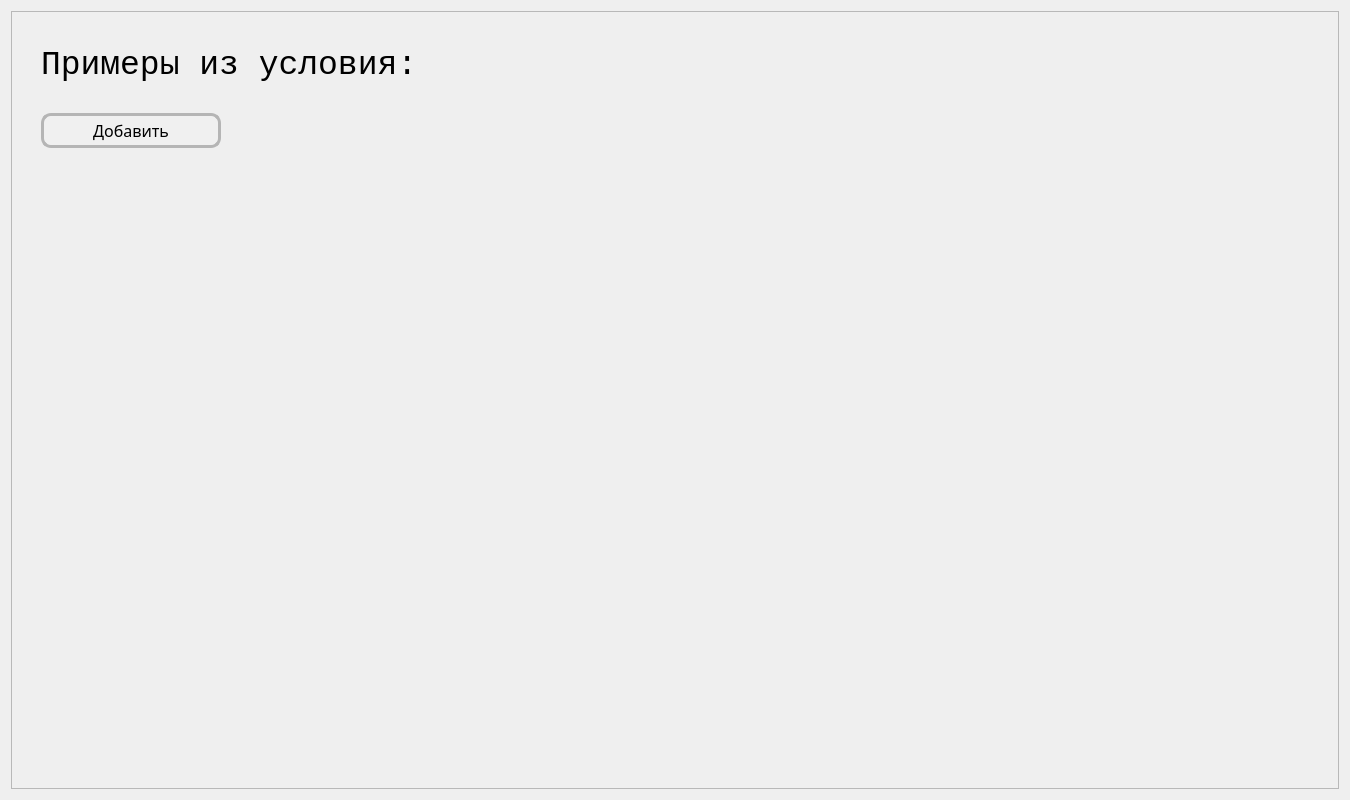
<?xml version="1.0" encoding="UTF-8"?>
<ui version="4.0">
 <class>list_of_test</class>
 <widget class="QWidget" name="list_of_test">
  <property name="geometry">
   <rect>
    <x>0</x>
    <y>0</y>
    <width>1350</width>
    <height>800</height>
   </rect>
  </property>
  <property name="minimumSize">
   <size>
    <width>1350</width>
    <height>800</height>
   </size>
  </property>
  <property name="maximumSize">
   <size>
    <width>1350</width>
    <height>800</height>
   </size>
  </property>
  <property name="windowTitle">
   <string>Form</string>
  </property>
  <layout class="QVBoxLayout" name="verticalLayout_3">
   <item>
    <widget class="QScrollArea" name="scrollArea">
     <property name="sizePolicy">
      <sizepolicy hsizetype="Minimum" vsizetype="Minimum">
       <horstretch>0</horstretch>
       <verstretch>0</verstretch>
      </sizepolicy>
     </property>
     <property name="minimumSize">
      <size>
       <width>0</width>
       <height>200</height>
      </size>
     </property>
     <property name="horizontalScrollBarPolicy">
      <enum>Qt::ScrollBarAlwaysOff</enum>
     </property>
     <property name="widgetResizable">
      <bool>true</bool>
     </property>
     <widget class="QWidget" name="scrollAreaWidgetContents">
      <property name="geometry">
       <rect>
        <x>0</x>
        <y>0</y>
        <width>1326</width>
        <height>776</height>
       </rect>
      </property>
      <layout class="QVBoxLayout" name="verticalLayout_2">
       <item>
        <layout class="QVBoxLayout" name="verticalLayout_5">
         <property name="spacing">
          <number>25</number>
         </property>
         <property name="leftMargin">
          <number>20</number>
         </property>
         <item alignment="Qt::AlignTop">
          <widget class="QLabel" name="label">
           <property name="sizePolicy">
            <sizepolicy hsizetype="Maximum" vsizetype="Maximum">
             <horstretch>0</horstretch>
             <verstretch>0</verstretch>
            </sizepolicy>
           </property>
           <property name="minimumSize">
            <size>
             <width>0</width>
             <height>67</height>
            </size>
           </property>
           <property name="maximumSize">
            <size>
             <width>16777215</width>
             <height>67</height>
            </size>
           </property>
           <property name="font">
            <font>
             <family>Consolas</family>
             <pointsize>25</pointsize>
             <weight>50</weight>
             <italic>false</italic>
             <bold>false</bold>
            </font>
           </property>
           <property name="styleSheet">
            <string notr="true">font: 25pt &quot;Consolas&quot;;
padding-top: 20 px;
padding-left: 0 px;</string>
           </property>
           <property name="text">
            <string>Примеры из условия:</string>
           </property>
           <property name="alignment">
            <set>Qt::AlignJustify|Qt::AlignVCenter</set>
           </property>
          </widget>
         </item>
         <item alignment="Qt::AlignTop">
          <widget class="QPushButton" name="pushb_1_add">
           <property name="sizePolicy">
            <sizepolicy hsizetype="Maximum" vsizetype="Fixed">
             <horstretch>0</horstretch>
             <verstretch>0</verstretch>
            </sizepolicy>
           </property>
           <property name="minimumSize">
            <size>
             <width>137</width>
             <height>0</height>
            </size>
           </property>
           <property name="maximumSize">
            <size>
             <width>180</width>
             <height>36</height>
            </size>
           </property>
           <property name="font">
            <font>
             <family>Consolas 12</family>
             <pointsize>12</pointsize>
             <weight>50</weight>
             <italic>false</italic>
             <bold>false</bold>
            </font>
           </property>
           <property name="styleSheet">
            <string notr="true">QPushButton {
        background-color: #F0F0F0;
		border: 3px solid #B5B5B5; 
		border-radius: 10px; 
		padding: 3px;
		font: 12pt &quot;Consolas&quot; bold;
	
    }
    QPushButton:hover {
        background-color: #DADADA;
    }
    QPushButton:pressed {
        background-color: #919191;
    }</string>
           </property>
           <property name="text">
            <string>Добавить</string>
           </property>
           <property name="flat">
            <bool>false</bool>
           </property>
          </widget>
         </item>
         <item>
          <layout class="QVBoxLayout" name="verticalLayout">
           <property name="leftMargin">
            <number>0</number>
           </property>
          </layout>
         </item>
        </layout>
       </item>
       <item>
        <spacer name="verticalSpacer">
         <property name="orientation">
          <enum>Qt::Vertical</enum>
         </property>
         <property name="sizeHint" stdset="0">
          <size>
           <width>20</width>
           <height>40</height>
          </size>
         </property>
        </spacer>
       </item>
      </layout>
     </widget>
    </widget>
   </item>
  </layout>
 </widget>
 <resources/>
 <connections/>
</ui>
